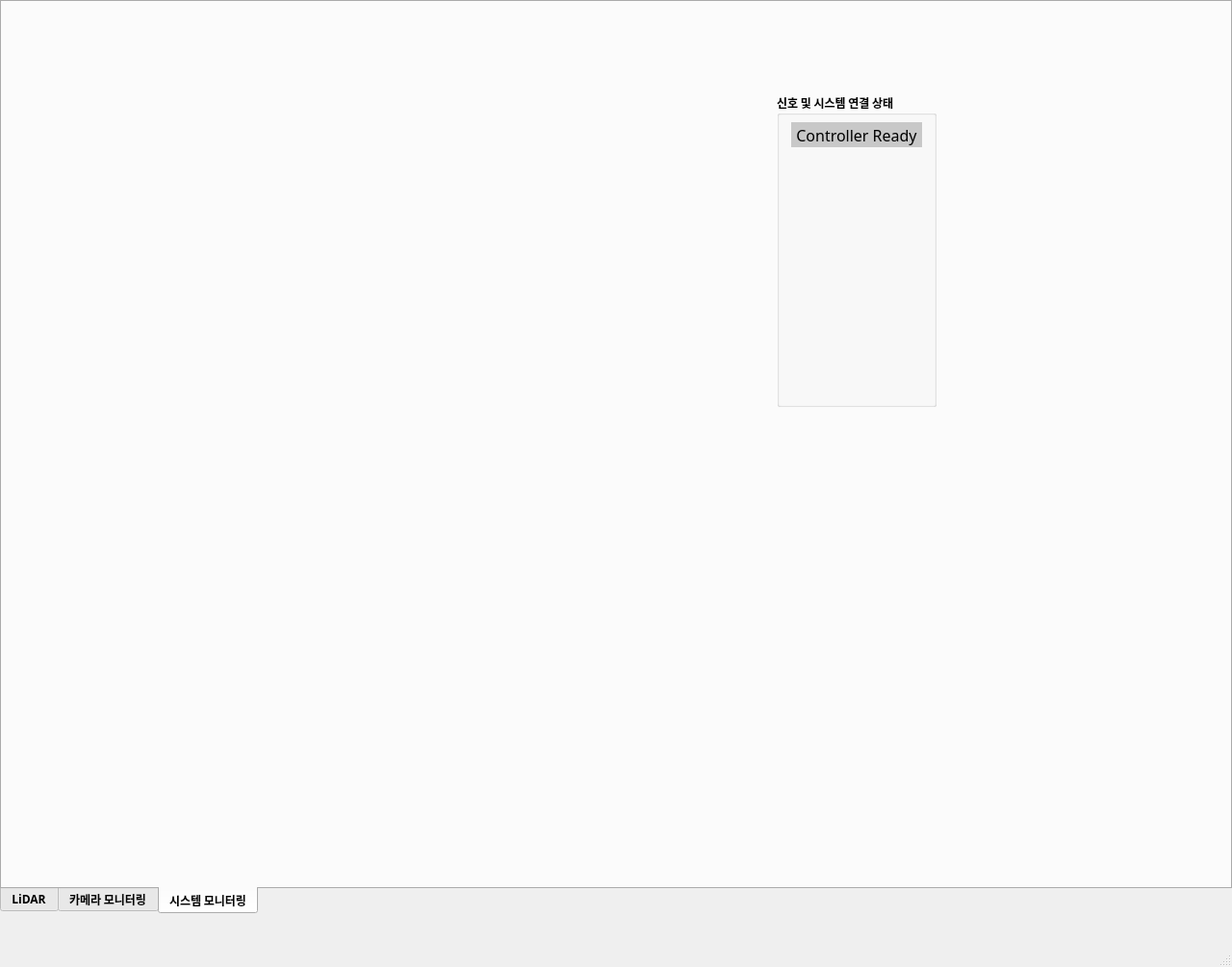
<?xml version="1.0" encoding="UTF-8"?>
<ui version="4.0">
 <author>IAE</author>
 <class>MainWindow</class>
 <widget class="QMainWindow" name="MainWindow">
  <property name="geometry">
   <rect>
    <x>0</x>
    <y>0</y>
    <width>1280</width>
    <height>1005</height>
   </rect>
  </property>
  <property name="font">
   <font>
    <family>NanumSquare</family>
   </font>
  </property>
  <property name="windowTitle">
   <string/>
  </property>
  <property name="windowIcon">
   <iconset theme="document-save-as">
    <normaloff>.</normaloff>.</iconset>
  </property>
  <property name="toolTip">
   <string/>
  </property>
  <property name="styleSheet">
   <string notr="true"/>
  </property>
  <widget class="QWidget" name="centralwidget">
   <widget class="QTabWidget" name="tab_monitor">
    <property name="geometry">
     <rect>
      <x>0</x>
      <y>0</y>
      <width>1280</width>
      <height>950</height>
     </rect>
    </property>
    <property name="font">
     <font>
      <family>NanumSquare</family>
      <weight>75</weight>
      <bold>true</bold>
     </font>
    </property>
    <property name="styleSheet">
     <string notr="true"/>
    </property>
    <property name="tabPosition">
     <enum>QTabWidget::South</enum>
    </property>
    <property name="currentIndex">
     <number>2</number>
    </property>
    <widget class="QWidget" name="tab_4">
     <attribute name="title">
      <string>LiDAR</string>
     </attribute>
    </widget>
    <widget class="QWidget" name="tab_3">
     <attribute name="title">
      <string>카메라 모니터링</string>
     </attribute>
     <widget class="QLabel" name="window_monitor_1">
      <property name="geometry">
       <rect>
        <x>0</x>
        <y>0</y>
        <width>1276</width>
        <height>911</height>
       </rect>
      </property>
      <property name="font">
       <font>
        <family>NanumSquare</family>
       </font>
      </property>
      <property name="styleSheet">
       <string notr="true">background-color: rgb(0, 0, 0);
color:rgb(255,255,255);
border-color: rgb(255, 255, 255);
border: 1px solid white;</string>
      </property>
      <property name="text">
       <string>Monitor #1</string>
      </property>
      <property name="alignment">
       <set>Qt::AlignCenter</set>
      </property>
     </widget>
    </widget>
    <widget class="QWidget" name="tab_5">
     <attribute name="title">
      <string>시스템 모니터링</string>
     </attribute>
     <widget class="QGroupBox" name="groupBox">
      <property name="geometry">
       <rect>
        <x>805</x>
        <y>95</y>
        <width>166</width>
        <height>326</height>
       </rect>
      </property>
      <property name="font">
       <font>
        <family>NanumSquare</family>
       </font>
      </property>
      <property name="title">
       <string>신호 및 시스템 연결 상태</string>
      </property>
      <widget class="QLabel" name="label_onsite_controller_status">
       <property name="geometry">
        <rect>
         <x>15</x>
         <y>30</y>
         <width>136</width>
         <height>26</height>
        </rect>
       </property>
       <property name="font">
        <font>
         <family>NanumSquare</family>
         <pointsize>12</pointsize>
         <weight>50</weight>
         <bold>false</bold>
        </font>
       </property>
       <property name="toolTip">
        <string>On-Site 제어기 준비 상태</string>
       </property>
       <property name="styleSheet">
        <string notr="true">background-color: rgb(200,200,200);
color: rgb(0,0,0);</string>
       </property>
       <property name="text">
        <string>Controller Ready</string>
       </property>
       <property name="alignment">
        <set>Qt::AlignCenter</set>
       </property>
      </widget>
     </widget>
    </widget>
   </widget>
  </widget>
  <widget class="QStatusBar" name="statusbar"/>
 </widget>
 <resources/>
 <connections/>
 <designerdata>
  <property name="gridDeltaX">
   <number>5</number>
  </property>
  <property name="gridDeltaY">
   <number>5</number>
  </property>
  <property name="gridSnapX">
   <bool>true</bool>
  </property>
  <property name="gridSnapY">
   <bool>true</bool>
  </property>
  <property name="gridVisible">
   <bool>true</bool>
  </property>
 </designerdata>
</ui>
